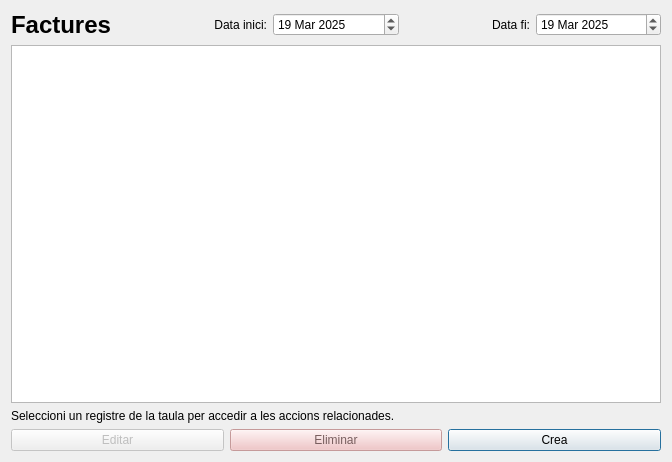
<?xml version="1.0" encoding="UTF-8"?>
<ui version="4.0">
 <class>ShowInvoices</class>
 <widget class="QWidget" name="ShowInvoices">
  <property name="geometry">
   <rect>
    <x>0</x>
    <y>0</y>
    <width>672</width>
    <height>462</height>
   </rect>
  </property>
  <property name="windowTitle">
   <string>Mostra factures</string>
  </property>
  <layout class="QVBoxLayout" name="verticalLayout_2">
   <item>
    <layout class="QVBoxLayout" name="verticalLayout">
     <item>
      <layout class="QHBoxLayout" name="horizontalLayout_2">
       <item>
        <widget class="QLabel" name="labelEndDate">
         <property name="text">
          <string>&lt;html&gt;&lt;head/&gt;&lt;body&gt;&lt;h1 style=&quot; margin-top:18px; margin-bottom:12px; margin-left:0px; margin-right:0px; -qt-block-indent:0; text-indent:0px;&quot;&gt;&lt;span style=&quot; font-size:xx-large; font-weight:700;&quot;&gt;Factures&lt;/span&gt;&lt;/h1&gt;&lt;/body&gt;&lt;/html&gt;</string>
         </property>
         <property name="textFormat">
          <enum>Qt::MarkdownText</enum>
         </property>
        </widget>
       </item>
       <item>
        <widget class="QLabel" name="labelStartDate">
         <property name="text">
          <string>Data inici:</string>
         </property>
         <property name="alignment">
          <set>Qt::AlignRight|Qt::AlignTrailing|Qt::AlignVCenter</set>
         </property>
        </widget>
       </item>
       <item>
        <widget class="QDateEdit" name="dateStartDate">
         <property name="dateTime">
          <datetime>
           <hour>16</hour>
           <minute>56</minute>
           <second>58</second>
           <year>2025</year>
           <month>3</month>
           <day>19</day>
          </datetime>
         </property>
        </widget>
       </item>
       <item>
        <widget class="QLabel" name="label_2">
         <property name="text">
          <string>Data fi:</string>
         </property>
         <property name="alignment">
          <set>Qt::AlignRight|Qt::AlignTrailing|Qt::AlignVCenter</set>
         </property>
        </widget>
       </item>
       <item>
        <widget class="QDateEdit" name="dateEndDate">
         <property name="dateTime">
          <datetime>
           <hour>16</hour>
           <minute>57</minute>
           <second>36</second>
           <year>2025</year>
           <month>3</month>
           <day>19</day>
          </datetime>
         </property>
        </widget>
       </item>
      </layout>
     </item>
     <item>
      <widget class="QTableWidget" name="tableVendors">
       <property name="rowCount">
        <number>0</number>
       </property>
       <property name="columnCount">
        <number>0</number>
       </property>
      </widget>
     </item>
     <item>
      <widget class="QLabel" name="labelDescription">
       <property name="text">
        <string>Seleccioni un registre de la taula per accedir a les accions relacionades.</string>
       </property>
      </widget>
     </item>
    </layout>
   </item>
   <item>
    <layout class="QHBoxLayout" name="horizontalLayout">
     <item>
      <widget class="QPushButton" name="buttonEdit">
       <property name="enabled">
        <bool>false</bool>
       </property>
       <property name="sizePolicy">
        <sizepolicy hsizetype="Preferred" vsizetype="Fixed">
         <horstretch>0</horstretch>
         <verstretch>0</verstretch>
        </sizepolicy>
       </property>
       <property name="text">
        <string>Editar</string>
       </property>
       <property name="checkable">
        <bool>false</bool>
       </property>
       <property name="default">
        <bool>false</bool>
       </property>
       <property name="flat">
        <bool>false</bool>
       </property>
      </widget>
     </item>
     <item>
      <widget class="QPushButton" name="buttonDelete">
       <property name="enabled">
        <bool>false</bool>
       </property>
       <property name="palette">
        <palette>
         <active>
          <colorrole role="WindowText">
           <brush brushstyle="SolidPattern">
            <color alpha="255">
             <red>0</red>
             <green>0</green>
             <blue>0</blue>
            </color>
           </brush>
          </colorrole>
          <colorrole role="Button">
           <brush brushstyle="SolidPattern">
            <color alpha="255">
             <red>240</red>
             <green>187</green>
             <blue>188</blue>
            </color>
           </brush>
          </colorrole>
          <colorrole role="Light">
           <brush brushstyle="SolidPattern">
            <color alpha="255">
             <red>255</red>
             <green>255</green>
             <blue>255</blue>
            </color>
           </brush>
          </colorrole>
          <colorrole role="Midlight">
           <brush brushstyle="SolidPattern">
            <color alpha="255">
             <red>247</red>
             <green>221</green>
             <blue>221</blue>
            </color>
           </brush>
          </colorrole>
          <colorrole role="Dark">
           <brush brushstyle="SolidPattern">
            <color alpha="255">
             <red>120</red>
             <green>94</green>
             <blue>94</blue>
            </color>
           </brush>
          </colorrole>
          <colorrole role="Mid">
           <brush brushstyle="SolidPattern">
            <color alpha="255">
             <red>160</red>
             <green>125</green>
             <blue>125</blue>
            </color>
           </brush>
          </colorrole>
          <colorrole role="Text">
           <brush brushstyle="SolidPattern">
            <color alpha="255">
             <red>0</red>
             <green>0</green>
             <blue>0</blue>
            </color>
           </brush>
          </colorrole>
          <colorrole role="BrightText">
           <brush brushstyle="SolidPattern">
            <color alpha="255">
             <red>255</red>
             <green>255</green>
             <blue>255</blue>
            </color>
           </brush>
          </colorrole>
          <colorrole role="ButtonText">
           <brush brushstyle="SolidPattern">
            <color alpha="255">
             <red>0</red>
             <green>0</green>
             <blue>0</blue>
            </color>
           </brush>
          </colorrole>
          <colorrole role="Base">
           <brush brushstyle="SolidPattern">
            <color alpha="255">
             <red>255</red>
             <green>255</green>
             <blue>255</blue>
            </color>
           </brush>
          </colorrole>
          <colorrole role="Window">
           <brush brushstyle="SolidPattern">
            <color alpha="255">
             <red>240</red>
             <green>187</green>
             <blue>188</blue>
            </color>
           </brush>
          </colorrole>
          <colorrole role="Shadow">
           <brush brushstyle="SolidPattern">
            <color alpha="255">
             <red>0</red>
             <green>0</green>
             <blue>0</blue>
            </color>
           </brush>
          </colorrole>
          <colorrole role="AlternateBase">
           <brush brushstyle="SolidPattern">
            <color alpha="255">
             <red>247</red>
             <green>221</green>
             <blue>221</blue>
            </color>
           </brush>
          </colorrole>
          <colorrole role="ToolTipBase">
           <brush brushstyle="SolidPattern">
            <color alpha="255">
             <red>255</red>
             <green>255</green>
             <blue>220</blue>
            </color>
           </brush>
          </colorrole>
          <colorrole role="ToolTipText">
           <brush brushstyle="SolidPattern">
            <color alpha="255">
             <red>0</red>
             <green>0</green>
             <blue>0</blue>
            </color>
           </brush>
          </colorrole>
          <colorrole role="PlaceholderText">
           <brush brushstyle="SolidPattern">
            <color alpha="127">
             <red>0</red>
             <green>0</green>
             <blue>0</blue>
            </color>
           </brush>
          </colorrole>
         </active>
         <inactive>
          <colorrole role="WindowText">
           <brush brushstyle="SolidPattern">
            <color alpha="255">
             <red>0</red>
             <green>0</green>
             <blue>0</blue>
            </color>
           </brush>
          </colorrole>
          <colorrole role="Button">
           <brush brushstyle="SolidPattern">
            <color alpha="255">
             <red>240</red>
             <green>187</green>
             <blue>188</blue>
            </color>
           </brush>
          </colorrole>
          <colorrole role="Light">
           <brush brushstyle="SolidPattern">
            <color alpha="255">
             <red>255</red>
             <green>255</green>
             <blue>255</blue>
            </color>
           </brush>
          </colorrole>
          <colorrole role="Midlight">
           <brush brushstyle="SolidPattern">
            <color alpha="255">
             <red>247</red>
             <green>221</green>
             <blue>221</blue>
            </color>
           </brush>
          </colorrole>
          <colorrole role="Dark">
           <brush brushstyle="SolidPattern">
            <color alpha="255">
             <red>120</red>
             <green>94</green>
             <blue>94</blue>
            </color>
           </brush>
          </colorrole>
          <colorrole role="Mid">
           <brush brushstyle="SolidPattern">
            <color alpha="255">
             <red>160</red>
             <green>125</green>
             <blue>125</blue>
            </color>
           </brush>
          </colorrole>
          <colorrole role="Text">
           <brush brushstyle="SolidPattern">
            <color alpha="255">
             <red>0</red>
             <green>0</green>
             <blue>0</blue>
            </color>
           </brush>
          </colorrole>
          <colorrole role="BrightText">
           <brush brushstyle="SolidPattern">
            <color alpha="255">
             <red>255</red>
             <green>255</green>
             <blue>255</blue>
            </color>
           </brush>
          </colorrole>
          <colorrole role="ButtonText">
           <brush brushstyle="SolidPattern">
            <color alpha="255">
             <red>0</red>
             <green>0</green>
             <blue>0</blue>
            </color>
           </brush>
          </colorrole>
          <colorrole role="Base">
           <brush brushstyle="SolidPattern">
            <color alpha="255">
             <red>255</red>
             <green>255</green>
             <blue>255</blue>
            </color>
           </brush>
          </colorrole>
          <colorrole role="Window">
           <brush brushstyle="SolidPattern">
            <color alpha="255">
             <red>240</red>
             <green>187</green>
             <blue>188</blue>
            </color>
           </brush>
          </colorrole>
          <colorrole role="Shadow">
           <brush brushstyle="SolidPattern">
            <color alpha="255">
             <red>0</red>
             <green>0</green>
             <blue>0</blue>
            </color>
           </brush>
          </colorrole>
          <colorrole role="AlternateBase">
           <brush brushstyle="SolidPattern">
            <color alpha="255">
             <red>247</red>
             <green>221</green>
             <blue>221</blue>
            </color>
           </brush>
          </colorrole>
          <colorrole role="ToolTipBase">
           <brush brushstyle="SolidPattern">
            <color alpha="255">
             <red>255</red>
             <green>255</green>
             <blue>220</blue>
            </color>
           </brush>
          </colorrole>
          <colorrole role="ToolTipText">
           <brush brushstyle="SolidPattern">
            <color alpha="255">
             <red>0</red>
             <green>0</green>
             <blue>0</blue>
            </color>
           </brush>
          </colorrole>
          <colorrole role="PlaceholderText">
           <brush brushstyle="SolidPattern">
            <color alpha="127">
             <red>0</red>
             <green>0</green>
             <blue>0</blue>
            </color>
           </brush>
          </colorrole>
         </inactive>
         <disabled>
          <colorrole role="WindowText">
           <brush brushstyle="SolidPattern">
            <color alpha="255">
             <red>120</red>
             <green>94</green>
             <blue>94</blue>
            </color>
           </brush>
          </colorrole>
          <colorrole role="Button">
           <brush brushstyle="SolidPattern">
            <color alpha="255">
             <red>240</red>
             <green>187</green>
             <blue>188</blue>
            </color>
           </brush>
          </colorrole>
          <colorrole role="Light">
           <brush brushstyle="SolidPattern">
            <color alpha="255">
             <red>255</red>
             <green>255</green>
             <blue>255</blue>
            </color>
           </brush>
          </colorrole>
          <colorrole role="Midlight">
           <brush brushstyle="SolidPattern">
            <color alpha="255">
             <red>247</red>
             <green>221</green>
             <blue>221</blue>
            </color>
           </brush>
          </colorrole>
          <colorrole role="Dark">
           <brush brushstyle="SolidPattern">
            <color alpha="255">
             <red>120</red>
             <green>94</green>
             <blue>94</blue>
            </color>
           </brush>
          </colorrole>
          <colorrole role="Mid">
           <brush brushstyle="SolidPattern">
            <color alpha="255">
             <red>160</red>
             <green>125</green>
             <blue>125</blue>
            </color>
           </brush>
          </colorrole>
          <colorrole role="Text">
           <brush brushstyle="SolidPattern">
            <color alpha="255">
             <red>120</red>
             <green>94</green>
             <blue>94</blue>
            </color>
           </brush>
          </colorrole>
          <colorrole role="BrightText">
           <brush brushstyle="SolidPattern">
            <color alpha="255">
             <red>255</red>
             <green>255</green>
             <blue>255</blue>
            </color>
           </brush>
          </colorrole>
          <colorrole role="ButtonText">
           <brush brushstyle="SolidPattern">
            <color alpha="255">
             <red>120</red>
             <green>94</green>
             <blue>94</blue>
            </color>
           </brush>
          </colorrole>
          <colorrole role="Base">
           <brush brushstyle="SolidPattern">
            <color alpha="255">
             <red>240</red>
             <green>187</green>
             <blue>188</blue>
            </color>
           </brush>
          </colorrole>
          <colorrole role="Window">
           <brush brushstyle="SolidPattern">
            <color alpha="255">
             <red>240</red>
             <green>187</green>
             <blue>188</blue>
            </color>
           </brush>
          </colorrole>
          <colorrole role="Shadow">
           <brush brushstyle="SolidPattern">
            <color alpha="255">
             <red>0</red>
             <green>0</green>
             <blue>0</blue>
            </color>
           </brush>
          </colorrole>
          <colorrole role="AlternateBase">
           <brush brushstyle="SolidPattern">
            <color alpha="255">
             <red>240</red>
             <green>187</green>
             <blue>188</blue>
            </color>
           </brush>
          </colorrole>
          <colorrole role="ToolTipBase">
           <brush brushstyle="SolidPattern">
            <color alpha="255">
             <red>255</red>
             <green>255</green>
             <blue>220</blue>
            </color>
           </brush>
          </colorrole>
          <colorrole role="ToolTipText">
           <brush brushstyle="SolidPattern">
            <color alpha="255">
             <red>0</red>
             <green>0</green>
             <blue>0</blue>
            </color>
           </brush>
          </colorrole>
          <colorrole role="PlaceholderText">
           <brush brushstyle="SolidPattern">
            <color alpha="127">
             <red>120</red>
             <green>94</green>
             <blue>94</blue>
            </color>
           </brush>
          </colorrole>
         </disabled>
        </palette>
       </property>
       <property name="toolTipDuration">
        <number>0</number>
       </property>
       <property name="text">
        <string>Eliminar</string>
       </property>
      </widget>
     </item>
     <item>
      <widget class="QPushButton" name="buttonAdd">
       <property name="text">
        <string>Crea</string>
       </property>
       <property name="autoDefault">
        <bool>false</bool>
       </property>
       <property name="default">
        <bool>true</bool>
       </property>
      </widget>
     </item>
    </layout>
   </item>
  </layout>
 </widget>
 <resources/>
 <connections/>
</ui>
